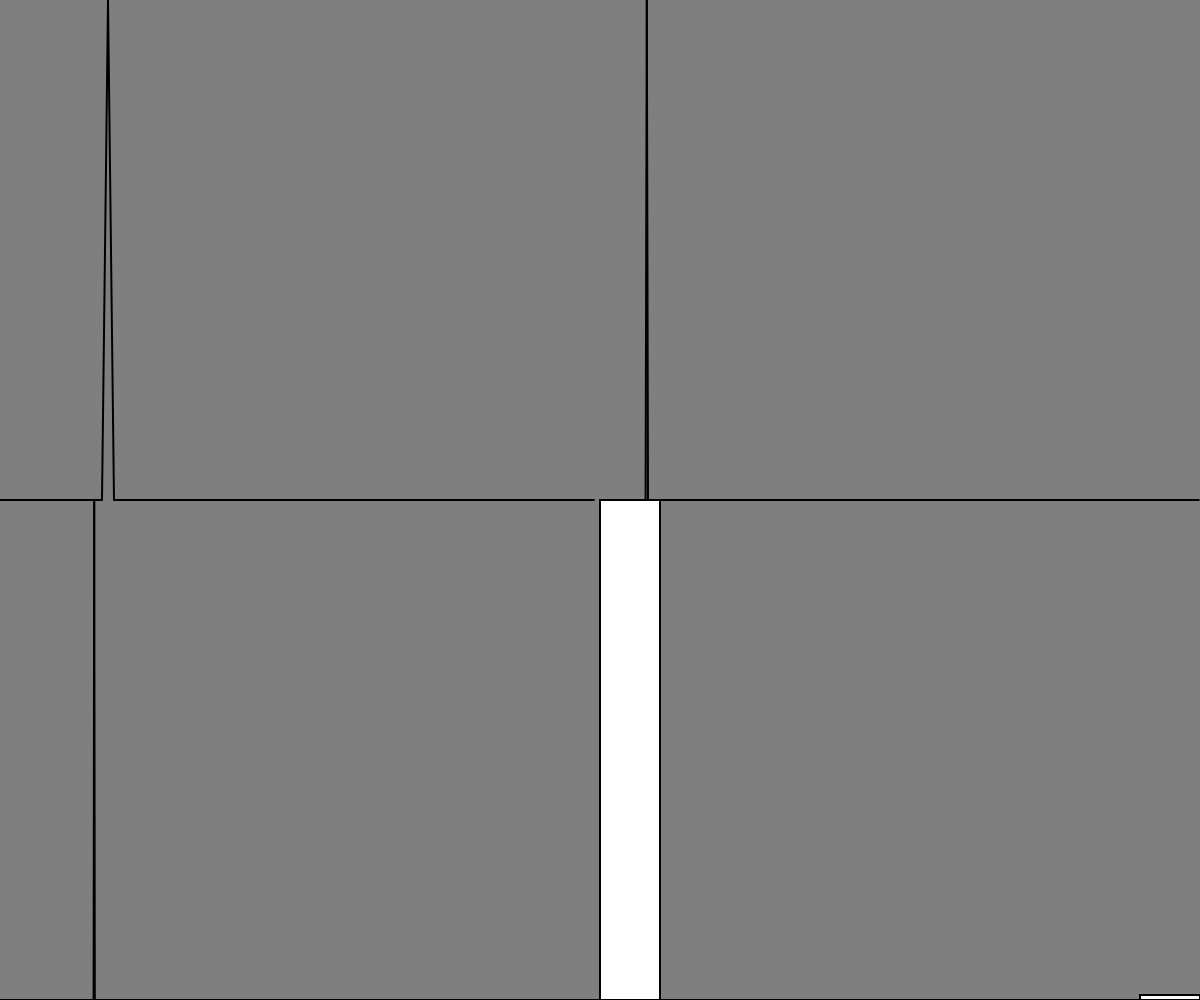
Frame 1 (no input)
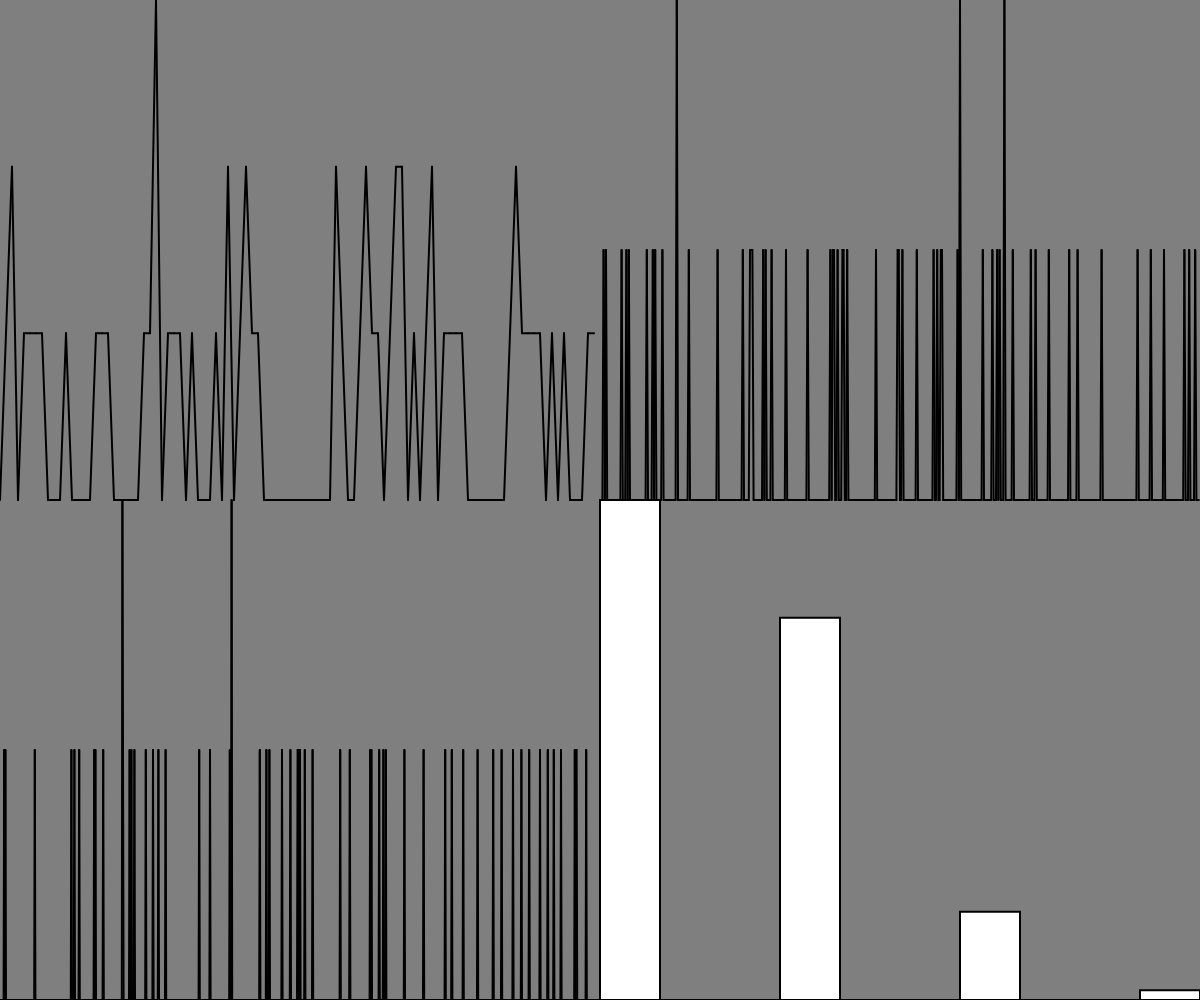
Frame 60 (no input)
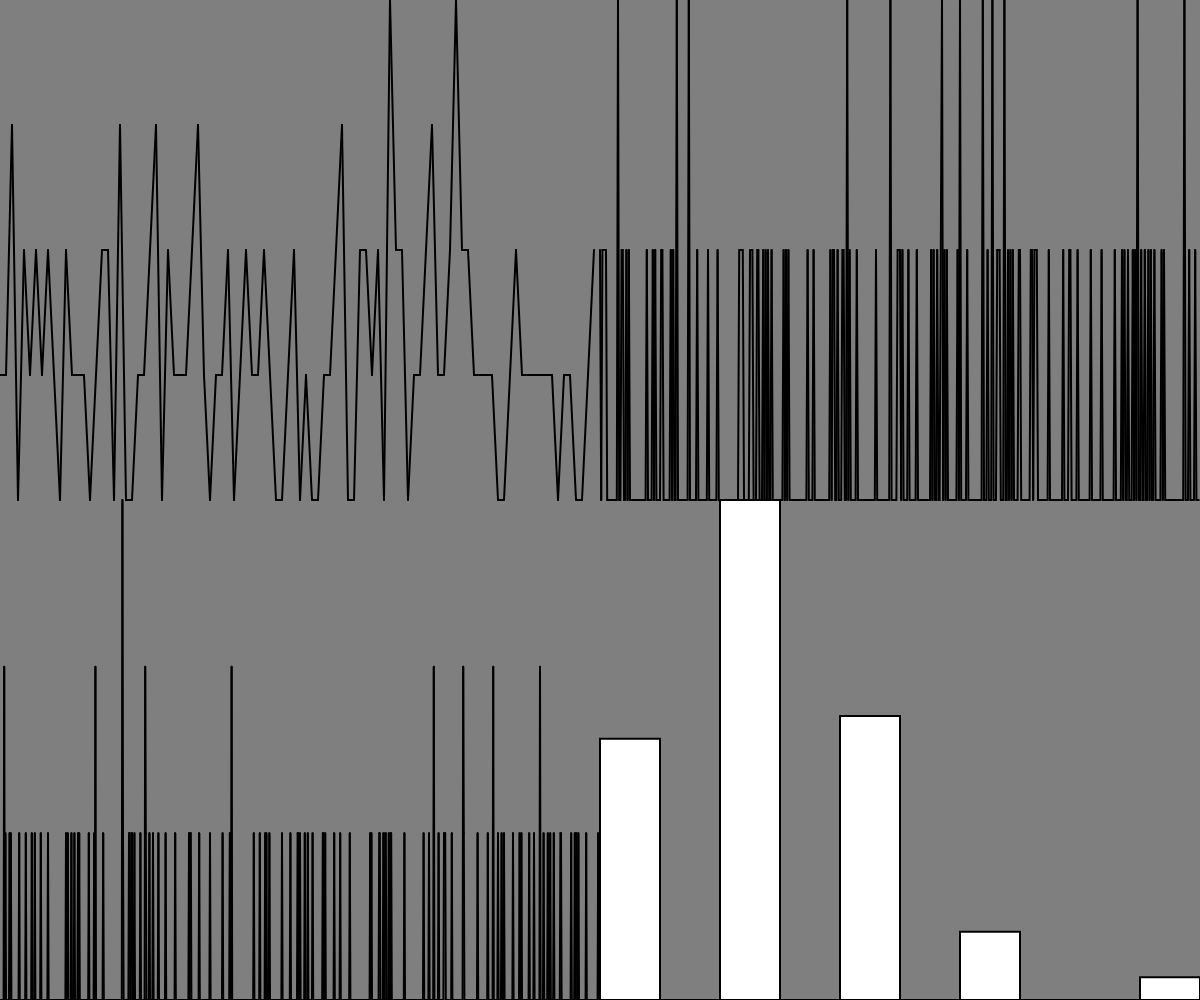
Frame 120 (the mouse pressed at the canvas centre since frame 60)

The p5.js sketch that drew these frames (run headless with seeded random() and noise() and a simulated clock; from frame 60 on, the mouse is pressed at the canvas centre):

// p5.js sketch
// ── sketch.js
let randomCounts100 = [];
let randomCounts500 = [];
let randomCounts1000 = [];
let randomPerlins = [];
let randomNormals = [];

function setup() {
  createCanvas(windowWidth, windowHeight);
  background(127);

  // Generate randomPerlins array
  let t = 0;
  for (let i = 0; i < 1000; i++) {
    randomPerlins[i] = noise(t);
    t = t + 0.01;
  }

  // Generate randomNormals array
  let vn = 0;
  for (let i = 0; i < 1000; i++) {
    randomNormals[i] = vn;
    vn = vn + randomGaussian(0, 1);
  }

  // Initialize randomCounts arrays
  for (let i = 0; i < 100; i++) {
    randomCounts100[i] = 0;
  }
  for (let i = 0; i < 500; i++) {
    randomCounts500[i] = 0;
  }
  for (let i = 0; i < 1000; i++) {
    randomCounts1000[i] = 0;
  }
}

function draw() {
  background(127);

  // First quadrant: Array 100
  drawArray(randomCounts100, 0, 0, windowWidth / 2, windowHeight / 2);

  // Second quadrant: Array 500
  drawArray(randomCounts500, windowWidth / 2, 0, windowWidth / 2, windowHeight / 2);

  // Third quadrant: Array 1000
  drawArray(randomCounts1000, 0, windowHeight / 2, windowWidth / 2, windowHeight / 2);

  // Fourth quadrant: Histogram
  drawHistogram(randomCounts100, windowWidth / 2, windowHeight / 2, windowWidth / 2, windowHeight / 2);
}

function drawArray(array, x, y, w, h) {
  let idx = int(random(array.length));
  array[idx] = array[idx] + 5;

  // Draw lines
  strokeWeight(2);
  for (let i = 0; i < array.length - 1; i++) {
    let y1 = map(array[i], 0, max(array), h, 0);
    let y2 = map(array[i + 1], 0, max(array), h, 0);
    line(x + i * (w / array.length), y + y1, x + (i + 1) * (w / array.length), y + y2);
  }
}

function drawHistogram(array, x, y, w, h) {
  // Calculate histogram data
  let hist = Array.from({ length: 10 }, () => 0);
  for (let i = 0; i < array.length; i++) {
    let bin = int(map(array[i], 0, max(array), 0, hist.length - 1));
    hist[bin]++;
  }

  // Draw histogram bars
  let barWidth = w / hist.length;
  let maxHist = max(hist);
  for (let i = 0; i < hist.length; i++) {
    let barHeight = map(hist[i], 0, maxHist, 0, h);
    fill(255);
    rect(x + i * barWidth, y + h - barHeight, barWidth, barHeight);
  }
}
